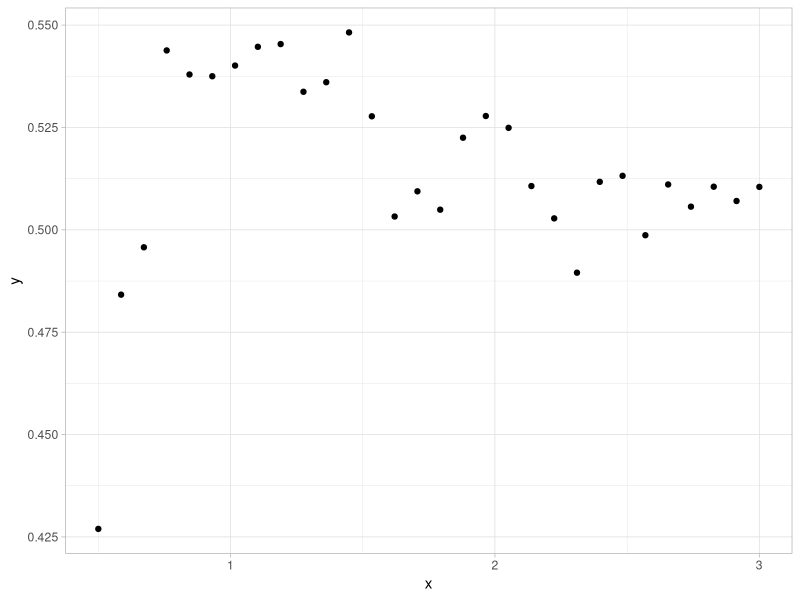
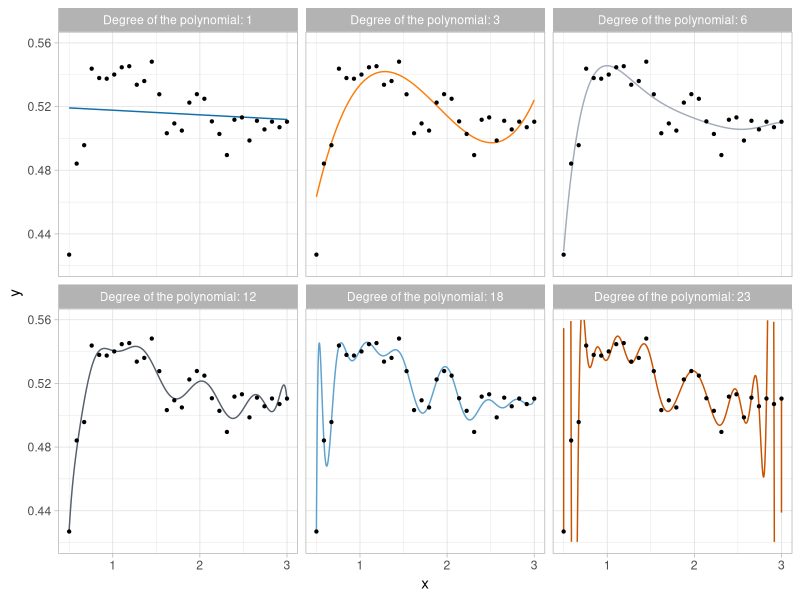
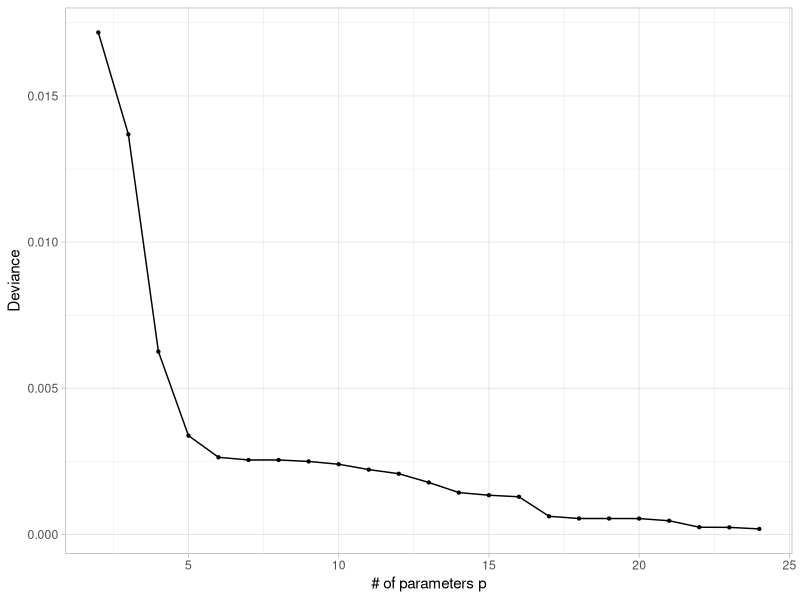
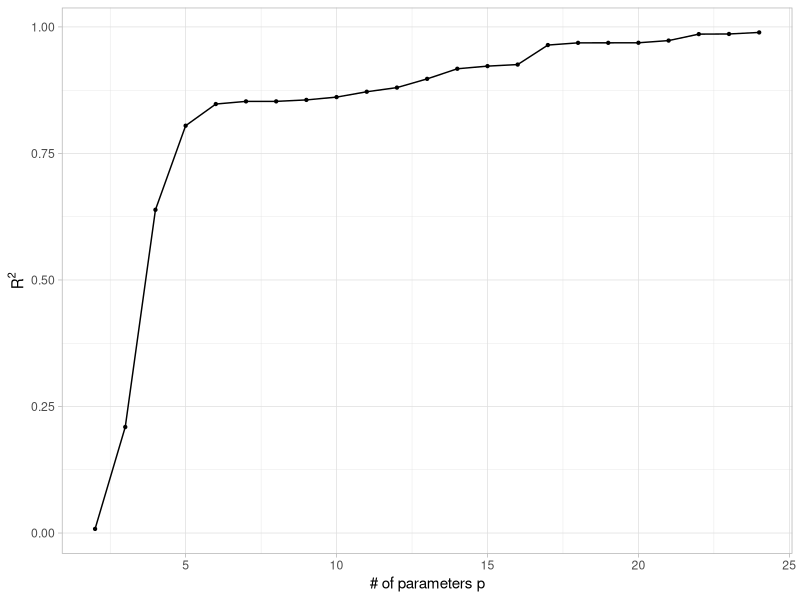
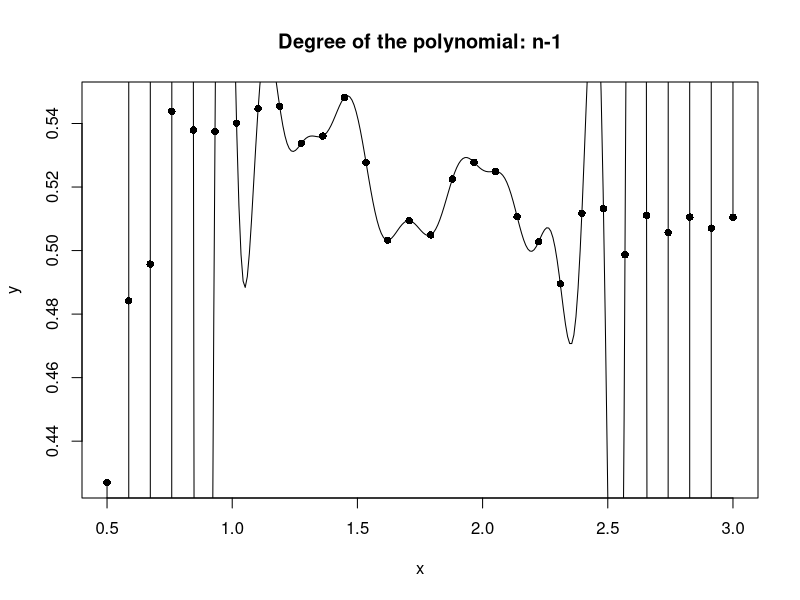

Recreate these plots in R, in order.
## ---- chunk 1
#| fig-width: 5
#| fig-height: 4.5
library(tidyverse)
library(ggplot2)
library(ggthemes)
dataset <- read.table("../data/yesterday.txt", header = TRUE)
ggplot(data = dataset, aes(x = x, y = y.yesterday)) +
  geom_point() +
  theme_light() +
  scale_color_tableau(palette = "Color Blind") +
  xlab("x") +
  ylab("y")
## ---- chunk 2
#| fig-width: 7.8
#| fig-height: 4.55
#| fig-align: center
degree_list <- c(1, 3, 6, 12, 18, 23)
data_plot <- NULL
x_seq <- seq(from = min(dataset$x), to = max(dataset$x), length = 30000)
for (degree in degree_list) {
  # Fitting a polynomial of degree p -1
  fit <- lm(y.yesterday ~ poly(x, degree = degree, raw = F), data = dataset)
  y_hat <- predict(fit, newdata = data.frame(x = x_seq))
  data_plot <- rbind(data_plot, data.frame(x = x_seq, y_hat = y_hat, degree = paste("Degree of the polynomial:", degree)))
}
data_plot$degree <- factor(data_plot$degree)
data_plot$degree <- factor(data_plot$degree, levels = levels(data_plot$degree)[c(1, 5, 6, 2, 3, 4)])

ggplot(data = data_plot) +
  geom_line(aes(x = x, y = y_hat, col = degree)) +
  geom_point(data = dataset, aes(x = x, y = y.yesterday), size = 0.8) +
  theme_light() +
  theme(legend.position = "none") +
  facet_wrap(. ~ degree, ncol = 3) +
  scale_color_tableau(palette = "Color Blind") +
  xlab("x") +
  ylab("y") +
  ylim(c(0.42, 0.56))
## ---- chunk 3
degree_list <- 1:23
data_plot <- data.frame(degree = degree_list, Deviance = NA, R_squared = NA)
for (degree in degree_list) {
  # Fitting a polynomial of degree p -1
  fit <- lm(y.yesterday ~ poly(x, degree = degree, raw = F), data = dataset)
  data_plot$Deviance[degree] <- sum( (dataset$y.yesterday -  fitted(fit))^2)
  data_plot$R_squared[degree] <- summary(fit)$r.squared
}
## ---- chunk 4
#| fig-width: 5
#| fig-height: 4.5
ggplot(data = data_plot, aes(x = degree + 1, y = Deviance)) +
  geom_line() +
  geom_point(size = 0.8) +
  theme_light() +
  xlab("# of parameters p") +
  ylab("Deviance")
## ---- chunk 5
#| fig-width: 5
#| fig-height: 4.5
ggplot(data = data_plot, aes(x = degree + 1, y = R_squared)) +
  geom_line() +
  geom_point(size = 0.8) +
  theme_light() +
  xlab("# of parameters p") +
  ylab(expression(R^2))
## ---- chunk 6
#| fig-width: 7.8
#| fig-height: 4.55
#| fig-align: center
lagrange <- function(x0, y0) {
  f <- function(x) {
    sum(y0 * sapply(seq_along(x0), \(j) {
      prod(x - x0[-j]) / prod(x0[j] - x0[-j])
    }))
  }
  Vectorize(f, "x")
}
f <- lagrange(dataset$x, dataset$y.yesterday)

plot(dataset$x, dataset$y.yesterday, pch = 16, xlab = "x", ylab = "y", main = "Degree of the polynomial: n-1")
curve(f(x), n = 300, add = TRUE)
